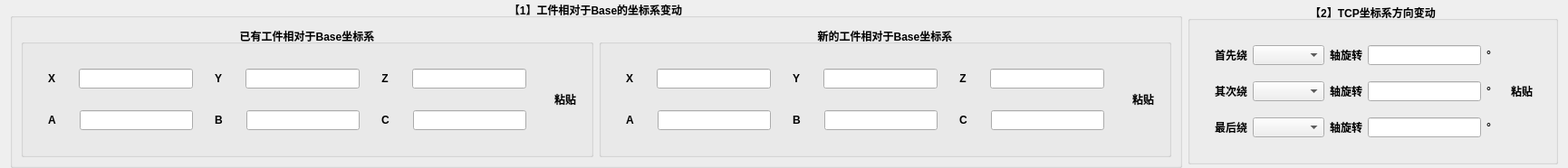
          <widget class="QWidget" name="widget_up" native="true">
           <layout class="QHBoxLayout" name="horizontalLayout_5">
            <property name="topMargin">
             <number>0</number>
            </property>
            <property name="bottomMargin">
             <number>0</number>
            </property>
            <item>
             <widget class="QGroupBox" name="groupBox">
              <property name="sizePolicy">
               <sizepolicy hsizetype="Preferred" vsizetype="Fixed">
                <horstretch>0</horstretch>
                <verstretch>0</verstretch>
               </sizepolicy>
              </property>
              <property name="font">
               <font>
                <bold>true</bold>
               </font>
              </property>
              <property name="title">
               <string>【1】工件相对于Base的坐标系变动</string>
              </property>
              <property name="alignment">
               <set>Qt::AlignCenter</set>
              </property>
              <layout class="QHBoxLayout" name="horizontalLayout_3">
               <item>
                <widget class="QGroupBox" name="groupBox_4">
                 <property name="font">
                  <font>
                   <bold>true</bold>
                  </font>
                 </property>
                 <property name="styleSheet">
                  <string notr="true"/>
                 </property>
                 <property name="title">
                  <string>已有工件相对于Base坐标系</string>
                 </property>
                 <property name="alignment">
                  <set>Qt::AlignCenter</set>
                 </property>
                 <layout class="QHBoxLayout" name="horizontalLayout_28">
                  <item>
                   <widget class="QWidget" name="widget_24" native="true">
                    <property name="sizePolicy">
                     <sizepolicy hsizetype="Preferred" vsizetype="Preferred">
                      <horstretch>0</horstretch>
                      <verstretch>0</verstretch>
                     </sizepolicy>
                    </property>
                    <layout class="QGridLayout" name="gridLayout_4">
                     <item row="0" column="0">
                      <widget class="QWidget" name="widget_25" native="true">
                       <layout class="QHBoxLayout" name="horizontalLayout_29">
                        <item>
                         <widget class="QLabel" name="label_21">
                          <property name="text">
                           <string>X</string>
                          </property>
                          <property name="alignment">
                           <set>Qt::AlignCenter</set>
                          </property>
                         </widget>
                        </item>
                        <item>
                         <spacer name="horizontalSpacer_23">
                          <property name="orientation">
                           <enum>Qt::Horizontal</enum>
                          </property>
                          <property name="sizeType">
                           <enum>QSizePolicy::Fixed</enum>
                          </property>
                          <property name="sizeHint" stdset="0">
                           <size>
                            <width>20</width>
                            <height>20</height>
                           </size>
                          </property>
                         </spacer>
                        </item>
                        <item>
                         <widget class="QLineEdit" name="lineEdit_A_X"/>
                        </item>
                       </layout>
                      </widget>
                     </item>
                     <item row="0" column="1">
                      <widget class="QWidget" name="widget_26" native="true">
                       <layout class="QHBoxLayout" name="horizontalLayout_30">
                        <item>
                         <widget class="QLabel" name="label_22">
                          <property name="text">
                           <string>Y</string>
                          </property>
                          <property name="alignment">
                           <set>Qt::AlignCenter</set>
                          </property>
                         </widget>
                        </item>
                        <item>
                         <spacer name="horizontalSpacer_24">
                          <property name="orientation">
                           <enum>Qt::Horizontal</enum>
                          </property>
                          <property name="sizeType">
                           <enum>QSizePolicy::Fixed</enum>
                          </property>
                          <property name="sizeHint" stdset="0">
                           <size>
                            <width>20</width>
                            <height>20</height>
                           </size>
                          </property>
                         </spacer>
                        </item>
                        <item>
                         <widget class="QLineEdit" name="lineEdit_A_Y">
                          <property name="styleSheet">
                           <string notr="true"/>
                          </property>
                         </widget>
                        </item>
                       </layout>
                      </widget>
                     </item>
                     <item row="0" column="2">
                      <widget class="QWidget" name="widget_27" native="true">
                       <layout class="QHBoxLayout" name="horizontalLayout_31">
                        <item>
                         <widget class="QLabel" name="label_23">
                          <property name="text">
                           <string>Z</string>
                          </property>
                          <property name="alignment">
                           <set>Qt::AlignCenter</set>
                          </property>
                         </widget>
                        </item>
                        <item>
                         <spacer name="horizontalSpacer_25">
                          <property name="orientation">
                           <enum>Qt::Horizontal</enum>
                          </property>
                          <property name="sizeType">
                           <enum>QSizePolicy::Fixed</enum>
                          </property>
                          <property name="sizeHint" stdset="0">
                           <size>
                            <width>20</width>
                            <height>20</height>
                           </size>
                          </property>
                         </spacer>
                        </item>
                        <item>
                         <widget class="QLineEdit" name="lineEdit_A_Z"/>
                        </item>
                       </layout>
                      </widget>
                     </item>
                     <item row="1" column="0">
                      <widget class="QWidget" name="widget_28" native="true">
                       <layout class="QHBoxLayout" name="horizontalLayout_32">
                        <item>
                         <widget class="QLabel" name="label_24">
                          <property name="text">
                           <string>A</string>
                          </property>
                          <property name="alignment">
                           <set>Qt::AlignCenter</set>
                          </property>
                         </widget>
                        </item>
                        <item>
                         <spacer name="horizontalSpacer_26">
                          <property name="orientation">
                           <enum>Qt::Horizontal</enum>
                          </property>
                          <property name="sizeType">
                           <enum>QSizePolicy::Fixed</enum>
                          </property>
                          <property name="sizeHint" stdset="0">
                           <size>
                            <width>20</width>
                            <height>20</height>
                           </size>
                          </property>
                         </spacer>
                        </item>
                        <item>
                         <widget class="QLineEdit" name="lineEdit_A_A"/>
                        </item>
                       </layout>
                      </widget>
                     </item>
                     <item row="1" column="1">
                      <widget class="QWidget" name="widget_29" native="true">
                       <layout class="QHBoxLayout" name="horizontalLayout_33">
                        <item>
                         <widget class="QLabel" name="label_25">
                          <property name="text">
                           <string>B</string>
                          </property>
                          <property name="alignment">
                           <set>Qt::AlignCenter</set>
                          </property>
                         </widget>
                        </item>
                        <item>
                         <spacer name="horizontalSpacer_27">
                          <property name="orientation">
                           <enum>Qt::Horizontal</enum>
                          </property>
                          <property name="sizeType">
                           <enum>QSizePolicy::Fixed</enum>
                          </property>
                          <property name="sizeHint" stdset="0">
                           <size>
                            <width>20</width>
                            <height>20</height>
                           </size>
                          </property>
                         </spacer>
                        </item>
                        <item>
                         <widget class="QLineEdit" name="lineEdit_A_B"/>
                        </item>
                       </layout>
                      </widget>
                     </item>
                     <item row="1" column="2">
                      <widget class="QWidget" name="widget_30" native="true">
                       <layout class="QHBoxLayout" name="horizontalLayout_34">
                        <item>
                         <widget class="QLabel" name="label_26">
                          <property name="text">
                           <string>C</string>
                          </property>
                          <property name="alignment">
                           <set>Qt::AlignCenter</set>
                          </property>
                         </widget>
                        </item>
                        <item>
                         <spacer name="horizontalSpacer_28">
                          <property name="orientation">
                           <enum>Qt::Horizontal</enum>
                          </property>
                          <property name="sizeType">
                           <enum>QSizePolicy::Fixed</enum>
                          </property>
                          <property name="sizeHint" stdset="0">
                           <size>
                            <width>20</width>
                            <height>20</height>
                           </size>
                          </property>
                         </spacer>
                        </item>
                        <item>
                         <widget class="QLineEdit" name="lineEdit_A_C"/>
                        </item>
                       </layout>
                      </widget>
                     </item>
                    </layout>
                   </widget>
                  </item>
                  <item>
                   <widget class="QToolButton" name="tbn_A_AutoPaste">
                    <property name="text">
                     <string>粘贴</string>
                    </property>
                    <property name="icon">
                     <iconset resource="OfflineProgramTool.qrc">
                      <normaloff>:/OfflineProgramTool/icons/Paste.png</normaloff>:/OfflineProgramTool/icons/Paste.png</iconset>
                    </property>
                    <property name="iconSize">
                     <size>
                      <width>32</width>
                      <height>32</height>
                     </size>
                    </property>
                    <property name="toolButtonStyle">
                     <enum>Qt::ToolButtonTextUnderIcon</enum>
                    </property>
                    <property name="autoRaise">
                     <bool>true</bool>
                    </property>
                   </widget>
                  </item>
                 </layout>
                </widget>
               </item>
               <item>
                <widget class="QGroupBox" name="groupBox_5">
                 <property name="font">
                  <font>
                   <bold>true</bold>
                  </font>
                 </property>
                 <property name="title">
                  <string>新的工件相对于Base坐标系</string>
                 </property>
                 <property name="alignment">
                  <set>Qt::AlignCenter</set>
                 </property>
                 <layout class="QHBoxLayout" name="horizontalLayout_42">
                  <item>
                   <widget class="QWidget" name="widget_38" native="true">
                    <property name="sizePolicy">
                     <sizepolicy hsizetype="Preferred" vsizetype="Preferred">
                      <horstretch>0</horstretch>
                      <verstretch>0</verstretch>
                     </sizepolicy>
                    </property>
                    <layout class="QGridLayout" name="gridLayout_6">
                     <item row="0" column="0">
                      <widget class="QWidget" name="widget_39" native="true">
                       <layout class="QHBoxLayout" name="horizontalLayout_43">
                        <item>
                         <widget class="QLabel" name="label_33">
                          <property name="text">
                           <string>X</string>
                          </property>
                          <property name="alignment">
                           <set>Qt::AlignCenter</set>
                          </property>
                         </widget>
                        </item>
                        <item>
                         <spacer name="horizontalSpacer_35">
                          <property name="orientation">
                           <enum>Qt::Horizontal</enum>
                          </property>
                          <property name="sizeType">
                           <enum>QSizePolicy::Fixed</enum>
                          </property>
                          <property name="sizeHint" stdset="0">
                           <size>
                            <width>20</width>
                            <height>20</height>
                           </size>
                          </property>
                         </spacer>
                        </item>
                        <item>
                         <widget class="QLineEdit" name="lineEdit_B_X"/>
                        </item>
                       </layout>
                      </widget>
                     </item>
                     <item row="0" column="1">
                      <widget class="QWidget" name="widget_40" native="true">
                       <layout class="QHBoxLayout" name="horizontalLayout_44">
                        <item>
                         <widget class="QLabel" name="label_34">
                          <property name="text">
                           <string>Y</string>
                          </property>
                          <property name="alignment">
                           <set>Qt::AlignCenter</set>
                          </property>
                         </widget>
                        </item>
                        <item>
                         <spacer name="horizontalSpacer_36">
                          <property name="orientation">
                           <enum>Qt::Horizontal</enum>
                          </property>
                          <property name="sizeType">
                           <enum>QSizePolicy::Fixed</enum>
                          </property>
                          <property name="sizeHint" stdset="0">
                           <size>
                            <width>20</width>
                            <height>20</height>
                           </size>
                          </property>
                         </spacer>
                        </item>
                        <item>
                         <widget class="QLineEdit" name="lineEdit_B_Y"/>
                        </item>
                       </layout>
                      </widget>
                     </item>
                     <item row="0" column="2">
                      <widget class="QWidget" name="widget_41" native="true">
                       <layout class="QHBoxLayout" name="horizontalLayout_45">
                        <item>
                         <widget class="QLabel" name="label_35">
                          <property name="text">
                           <string>Z</string>
                          </property>
                          <property name="alignment">
                           <set>Qt::AlignCenter</set>
                          </property>
                         </widget>
                        </item>
                        <item>
                         <spacer name="horizontalSpacer_37">
                          <property name="orientation">
                           <enum>Qt::Horizontal</enum>
                          </property>
                          <property name="sizeType">
                           <enum>QSizePolicy::Fixed</enum>
                          </property>
                          <property name="sizeHint" stdset="0">
                           <size>
                            <width>20</width>
                            <height>20</height>
                           </size>
                          </property>
                         </spacer>
                        </item>
                        <item>
                         <widget class="QLineEdit" name="lineEdit_B_Z"/>
                        </item>
                       </layout>
                      </widget>
                     </item>
                     <item row="1" column="0">
                      <widget class="QWidget" name="widget_42" native="true">
                       <layout class="QHBoxLayout" name="horizontalLayout_46">
                        <item>
                         <widget class="QLabel" name="label_36">
                          <property name="text">
                           <string>A</string>
                          </property>
                          <property name="alignment">
                           <set>Qt::AlignCenter</set>
                          </property>
                         </widget>
                        </item>
                        <item>
                         <spacer name="horizontalSpacer_38">
                          <property name="orientation">
                           <enum>Qt::Horizontal</enum>
                          </property>
                          <property name="sizeType">
                           <enum>QSizePolicy::Fixed</enum>
                          </property>
                          <property name="sizeHint" stdset="0">
                           <size>
                            <width>20</width>
                            <height>20</height>
                           </size>
                          </property>
                         </spacer>
                        </item>
                        <item>
                         <widget class="QLineEdit" name="lineEdit_B_A"/>
                        </item>
                       </layout>
                      </widget>
                     </item>
                     <item row="1" column="1">
                      <widget class="QWidget" name="widget_43" native="true">
                       <layout class="QHBoxLayout" name="horizontalLayout_47">
                        <item>
                         <widget class="QLabel" name="label_37">
                          <property name="text">
                           <string>B</string>
                          </property>
                          <property name="alignment">
                           <set>Qt::AlignCenter</set>
                          </property>
                         </widget>
                        </item>
                        <item>
                         <spacer name="horizontalSpacer_39">
                          <property name="orientation">
                           <enum>Qt::Horizontal</enum>
                          </property>
                          <property name="sizeType">
                           <enum>QSizePolicy::Fixed</enum>
                          </property>
                          <property name="sizeHint" stdset="0">
                           <size>
                            <width>20</width>
                            <height>20</height>
                           </size>
                          </property>
                         </spacer>
                        </item>
                        <item>
                         <widget class="QLineEdit" name="lineEdit_B_B"/>
                        </item>
                       </layout>
                      </widget>
                     </item>
                     <item row="1" column="2">
                      <widget class="QWidget" name="widget_44" native="true">
                       <layout class="QHBoxLayout" name="horizontalLayout_48">
                        <item>
                         <widget class="QLabel" name="label_38">
                          <property name="text">
                           <string>C</string>
                          </property>
                          <property name="alignment">
                           <set>Qt::AlignCenter</set>
                          </property>
                         </widget>
                        </item>
                        <item>
                         <spacer name="horizontalSpacer_40">
                          <property name="orientation">
                           <enum>Qt::Horizontal</enum>
                          </property>
                          <property name="sizeType">
                           <enum>QSizePolicy::Fixed</enum>
                          </property>
                          <property name="sizeHint" stdset="0">
                           <size>
                            <width>20</width>
                            <height>20</height>
                           </size>
                          </property>
                         </spacer>
                        </item>
                        <item>
                         <widget class="QLineEdit" name="lineEdit_B_C"/>
                        </item>
                       </layout>
                      </widget>
                     </item>
                    </layout>
                   </widget>
                  </item>
                  <item>
                   <widget class="QToolButton" name="tbn_B_AutoPaste">
                    <property name="text">
                     <string>粘贴</string>
                    </property>
                    <property name="icon">
                     <iconset resource="OfflineProgramTool.qrc">
                      <normaloff>:/OfflineProgramTool/icons/Paste.png</normaloff>:/OfflineProgramTool/icons/Paste.png</iconset>
                    </property>
                    <property name="iconSize">
                     <size>
                      <width>32</width>
                      <height>32</height>
                     </size>
                    </property>
                    <property name="toolButtonStyle">
                     <enum>Qt::ToolButtonTextUnderIcon</enum>
                    </property>
                    <property name="autoRaise">
                     <bool>true</bool>
                    </property>
                   </widget>
                  </item>
                 </layout>
                </widget>
               </item>
              </layout>
             </widget>
            </item>
            <item>
             <widget class="QGroupBox" name="groupBox_2">
              <property name="sizePolicy">
               <sizepolicy hsizetype="Preferred" vsizetype="Fixed">
                <horstretch>0</horstretch>
                <verstretch>0</verstretch>
               </sizepolicy>
              </property>
              <property name="font">
               <font>
                <bold>true</bold>
               </font>
              </property>
              <property name="title">
               <string>【2】TCP坐标系方向变动</string>
              </property>
              <property name="alignment">
               <set>Qt::AlignCenter</set>
              </property>
              <layout class="QVBoxLayout" name="verticalLayout_8">
               <item>
                <widget class="QWidget" name="widget" native="true">
                 <layout class="QHBoxLayout" name="horizontalLayout_2">
                  <property name="spacing">
                   <number>6</number>
                  </property>
                  <property name="leftMargin">
                   <number>9</number>
                  </property>
                  <property name="topMargin">
                   <number>9</number>
                  </property>
                  <property name="rightMargin">
                   <number>9</number>
                  </property>
                  <property name="bottomMargin">
                   <number>9</number>
                  </property>
                  <item>
                   <widget class="QWidget" name="widget_16" native="true">
                    <property name="sizePolicy">
                     <sizepolicy hsizetype="Preferred" vsizetype="Preferred">
                      <horstretch>0</horstretch>
                      <verstretch>0</verstretch>
                     </sizepolicy>
                    </property>
                    <layout class="QVBoxLayout" name="verticalLayout_6">
                     <property name="spacing">
                      <number>0</number>
                     </property>
                     <property name="leftMargin">
                      <number>0</number>
                     </property>
                     <property name="topMargin">
                      <number>0</number>
                     </property>
                     <property name="rightMargin">
                      <number>0</number>
                     </property>
                     <property name="bottomMargin">
                      <number>0</number>
                     </property>
                     <item>
                      <widget class="QWidget" name="widget_21" native="true">
                       <layout class="QHBoxLayout" name="horizontalLayout_25">
                        <item>
                         <widget class="QLabel" name="label_27">
                          <property name="text">
                           <string>首先绕</string>
                          </property>
                          <property name="alignment">
                           <set>Qt::AlignCenter</set>
                          </property>
                         </widget>
                        </item>
                        <item>
                         <widget class="QComboBox" name="comboBox_1"/>
                        </item>
                        <item>
                         <widget class="QLabel" name="label_54">
                          <property name="text">
                           <string>轴旋转</string>
                          </property>
                          <property name="alignment">
                           <set>Qt::AlignCenter</set>
                          </property>
                         </widget>
                        </item>
                        <item>
                         <widget class="QLineEdit" name="lineEdit_angle_1"/>
                        </item>
                        <item>
                         <widget class="QLabel" name="label_28">
                          <property name="text">
                           <string>°</string>
                          </property>
                          <property name="alignment">
                           <set>Qt::AlignCenter</set>
                          </property>
                         </widget>
                        </item>
                       </layout>
                      </widget>
                     </item>
                     <item>
                      <widget class="Line" name="line_6">
                       <property name="orientation">
                        <enum>Qt::Vertical</enum>
                       </property>
                      </widget>
                     </item>
                     <item>
                      <widget class="QWidget" name="widget_18" native="true">
                       <layout class="QHBoxLayout" name="horizontalLayout_23">
                        <item>
                         <widget class="QLabel" name="label_16">
                          <property name="text">
                           <string>其次绕</string>
                          </property>
                          <property name="alignment">
                           <set>Qt::AlignCenter</set>
                          </property>
                         </widget>
                        </item>
                        <item>
                         <widget class="QComboBox" name="comboBox_2"/>
                        </item>
                        <item>
                         <widget class="QLabel" name="label_52">
                          <property name="text">
                           <string>轴旋转</string>
                          </property>
                          <property name="alignment">
                           <set>Qt::AlignCenter</set>
                          </property>
                         </widget>
                        </item>
                        <item>
                         <widget class="QLineEdit" name="lineEdit_angle_2"/>
                        </item>
                        <item>
                         <widget class="QLabel" name="label_19">
                          <property name="text">
                           <string>°</string>
                          </property>
                          <property name="alignment">
                           <set>Qt::AlignCenter</set>
                          </property>
                         </widget>
                        </item>
                       </layout>
                      </widget>
                     </item>
                     <item>
                      <widget class="Line" name="line_4">
                       <property name="orientation">
                        <enum>Qt::Vertical</enum>
                       </property>
                      </widget>
                     </item>
                     <item>
                      <widget class="QWidget" name="widget_19" native="true">
                       <layout class="QHBoxLayout" name="horizontalLayout_24">
                        <item>
                         <widget class="QLabel" name="label_17">
                          <property name="text">
                           <string>最后绕</string>
                          </property>
                          <property name="alignment">
                           <set>Qt::AlignCenter</set>
                          </property>
                         </widget>
                        </item>
                        <item>
                         <widget class="QComboBox" name="comboBox_3"/>
                        </item>
                        <item>
                         <widget class="QLabel" name="label_53">
                          <property name="text">
                           <string>轴旋转</string>
                          </property>
                          <property name="alignment">
                           <set>Qt::AlignCenter</set>
                          </property>
                         </widget>
                        </item>
                        <item>
                         <widget class="QLineEdit" name="lineEdit_angle_3"/>
                        </item>
                        <item>
                         <widget class="QLabel" name="label_20">
                          <property name="text">
                           <string>°</string>
                          </property>
                          <property name="alignment">
                           <set>Qt::AlignCenter</set>
                          </property>
                         </widget>
                        </item>
                       </layout>
                      </widget>
                     </item>
                    </layout>
                   </widget>
                  </item>
                  <item>
                   <widget class="QToolButton" name="tbn_AutoPaste_RPY">
                    <property name="text">
                     <string>粘贴</string>
                    </property>
                    <property name="icon">
                     <iconset resource="OfflineProgramTool.qrc">
                      <normaloff>:/OfflineProgramTool/icons/Paste.png</normaloff>:/OfflineProgramTool/icons/Paste.png</iconset>
                    </property>
                    <property name="iconSize">
                     <size>
                      <width>32</width>
                      <height>32</height>
                     </size>
                    </property>
                    <property name="toolButtonStyle">
                     <enum>Qt::ToolButtonTextUnderIcon</enum>
                    </property>
                    <property name="autoRaise">
                     <bool>true</bool>
                    </property>
                   </widget>
                  </item>
                 </layout>
                </widget>
               </item>
              </layout>
             </widget>
            </item>
           </layout>
          </widget>
